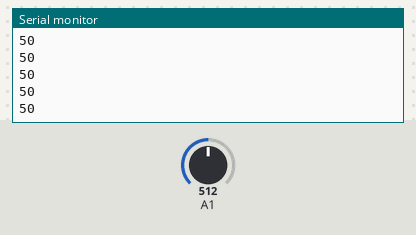
A sketch run on a simulated Arduino Uno, built with avr-gcc and run on an emulated ATmega328P. Shown: the last lines printed to the serial monitor. The inputs (shaded band) are chosen by the test bench; at power-on: A1 = 512.

Above: at 1.2 s.
1.3 s: A1 set to 716
At 1.32 s:
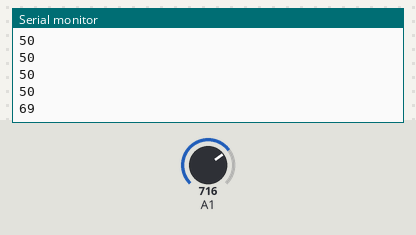
2.8 s: A1 set to 900
At 2.83 s:
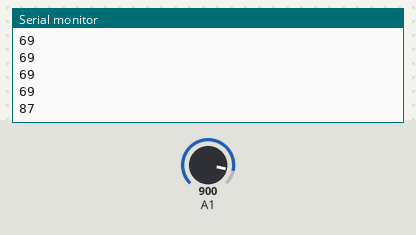
Timing chart, 0 to 5.8 s (numbered marks = the images above; inputs shaded):
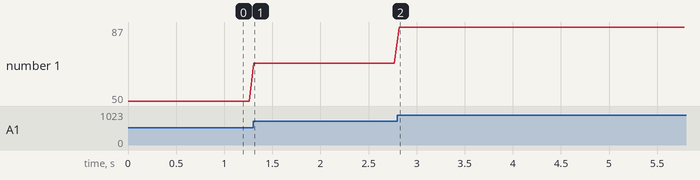

The sketch:

sketch.ino
```cpp
void setup() {
  Serial.begin(9600);

}
int potVal = 0;

void loop() {
    potVal = analogRead(A1);
    int faderValue = map(potVal, 0, 1023, 0, 100);
    Serial.println(faderValue);
    delay(50);
}
```

Measured:
- after the input at 1.3 s, the serial monitor: prints a new line at once (image 1)
- after the input at 2.8 s, the serial monitor: prints a new line at once (image 2)
- plotted number 1: 50 → 69 after the input at 1.3 s, 69 → 87 after the input at 2.8 s
